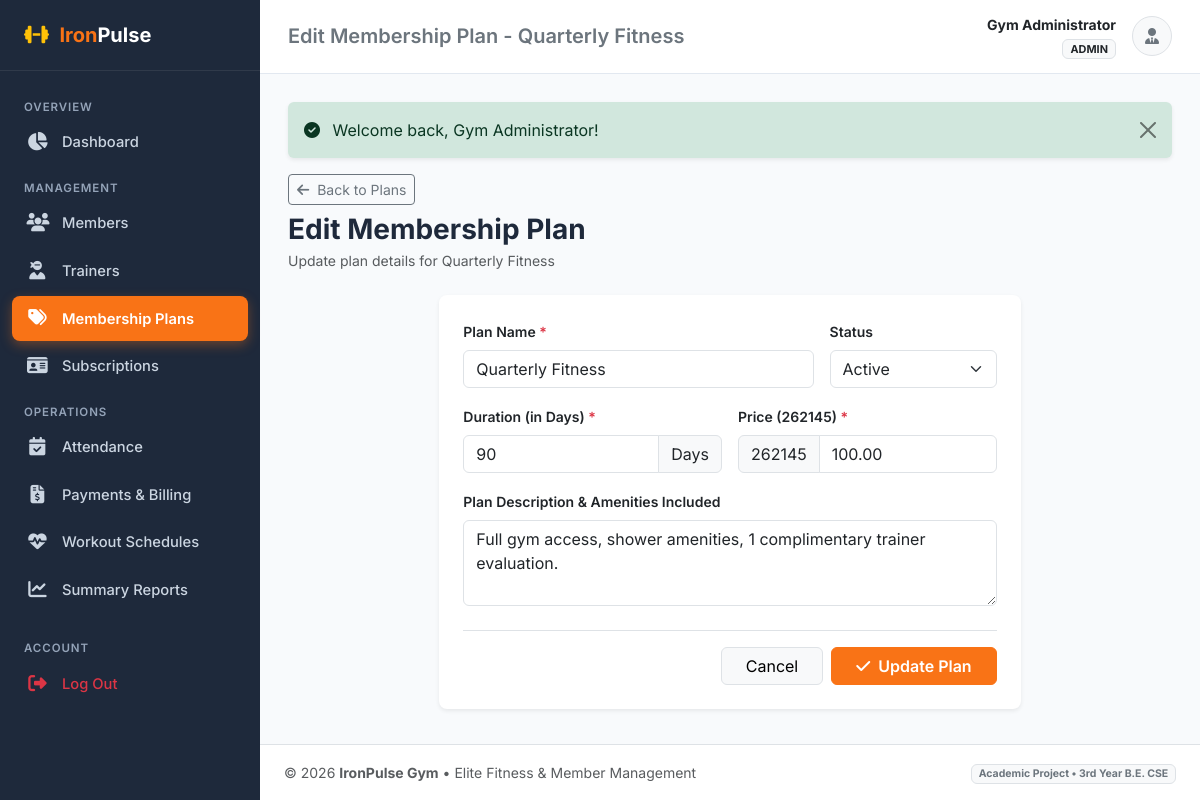
The page /admin/plan_edit.php?id=2 (signed in) on the database as committed earlier.
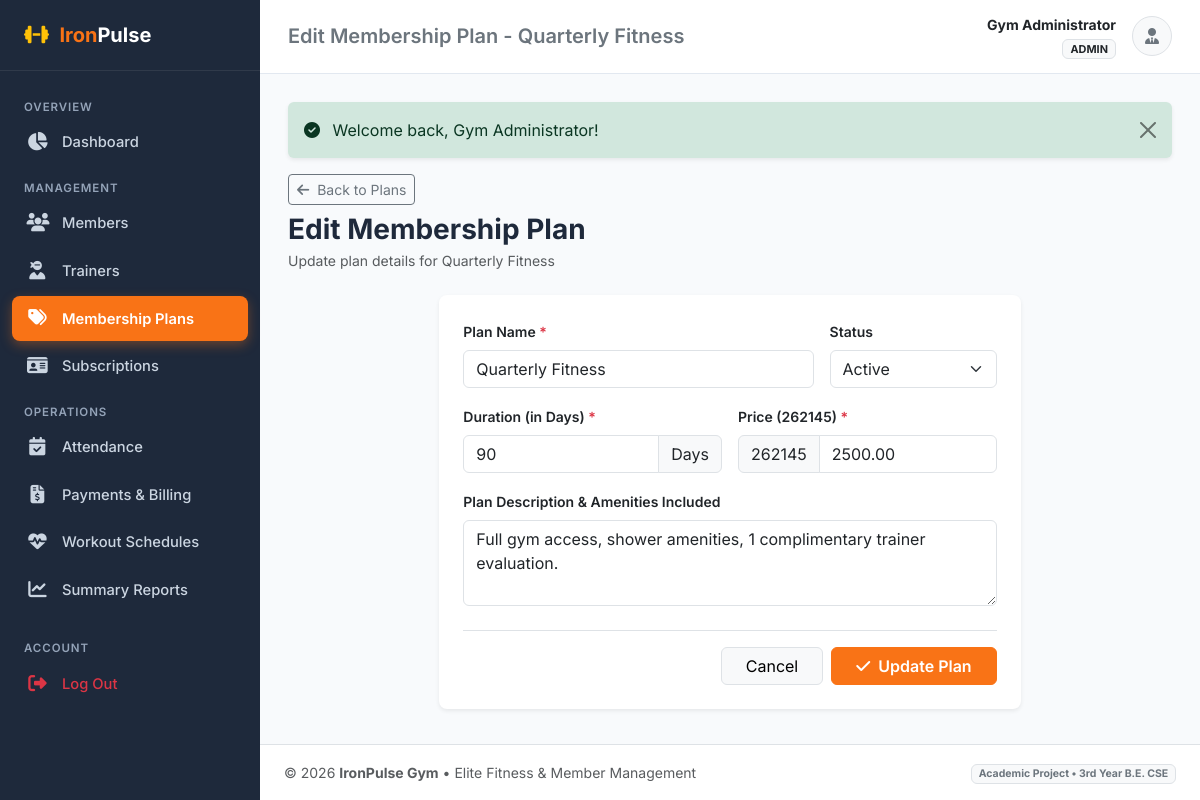
The same page on the database as committed later.
### tables this page shows
CREATE TABLE `membership_plans` (
    `id` INT AUTO_INCREMENT PRIMARY KEY,
    `plan_name` VARCHAR(100) NOT NULL,
    `duration_days` INT NOT NULL COMMENT 'Duration in number of days',
    `price` DECIMAL(10,2) NOT NULL,
    `description` TEXT DEFAULT NULL,
    `status` ENUM('active', 'inactive') NOT NULL DEFAULT 'active',
    `created_at` TIMESTAMP DEFAULT CURRENT_TIMESTAMP
);

### admin/plan_edit.php (the view, shortened to what this page needs)
<?php
$pdo = get_db_connection();
$planId = (int)($_GET['id'] ?? 0);
$stmt = $pdo->prepare("SELECT * FROM membership_plans WHERE id = ?");
$stmt->execute([$planId]);
$plan = $stmt->fetch();
include __DIR__ . '/../includes/header.php';
?>
<div class="mb-4">
    <a href="<?= BASE_URL ?>/admin/plans.php" class="btn btn-outline-secondary btn-sm mb-2">
        <i class="fa-solid fa-arrow-left me-1"></i> Back to Plans
    </a>
    <h3 class="fw-bold mb-1">Edit Membership Plan</h3>
    <p class="text-muted small">Update plan details for <?= htmlspecialchars($plan['plan_name']) ?></p>
</div>
<div class="row justify-content-center">
    <div class="col-lg-8">
        <div class="card border-0 shadow-sm rounded-3">
            <div class="card-body p-4">
                <form method="POST" action="plan_edit.php?id=<?= $planId ?>">
                    <div class="row g-3 mb-4">
                        <div class="col-md-8">
                            <label class="form-label fw-semibold small">Plan Name <span class="text-danger">*</span></label>
                            <input type="text" name="plan_name" class="form-control" required value="<?= htmlspecialchars($_POST['plan_name'] ?? $plan['plan_name']) ?>">
                        </div>
                        <div class="col-md-4">
                            <label class="form-label fw-semibold small">Status</label>
                            <select name="status" class="form-select">
                                <?php $st = $_POST['status'] ?? $plan['status']; ?>
                                <option value="active" <?= $st === 'active' ? 'selected' : '' ?>>Active</option>
                            </select>
                        </div>
                        <div class="col-md-6">
                            <label class="form-label fw-semibold small">Duration (in Days) <span class="text-danger">*</span></label>
                            <div class="input-group">
                                <input type="number" name="duration_days" class="form-control" required min="1" value="<?= htmlspecialchars($_POST['duration_days'] ?? $plan['duration_days']) ?>">
                                <span class="input-group-text bg-light">Days</span>
                            </div>
                        </div>
                        <div class="col-md-6">
                            <label class="form-label fw-semibold small">Price (<?= CURRENCY_SYMBOL ?>) <span class="text-danger">*</span></label>
                            <div class="input-group">
                                <span class="input-group-text bg-light"><?= CURRENCY_SYMBOL ?></span>
                                <input type="number" step="0.01" name="price" class="form-control" required min="0" value="<?= htmlspecialchars($_POST['price'] ?? $plan['price']) ?>">
                            </div>
                        </div>
                        <div class="col-12">
                            <label class="form-label fw-semibold small">Plan Description & Amenities Included</label>
                            <textarea name="description" rows="3" class="form-control"><?= htmlspecialchars($_POST['description'] ?? $plan['description']) ?></textarea>
                        </div>
                    </div>
                    <div class="d-flex justify-content-end gap-2 pt-3 border-top">
                        <a href="<?= BASE_URL ?>/admin/plans.php" class="btn btn-light border px-4">Cancel</a>
                        <button type="submit" class="btn btn-primary px-4 fw-semibold">
                            <i class="fa-solid fa-check me-1"></i> Update Plan
                        </button>
                    </div>
                </form>
            </div>
        </div>
    </div>
</div>
<?php include __DIR__ . '/../includes/footer.php'; ?>

Rows that differ between the two databases and show on the page:
changed membership_plans "Quarterly Fitness": price "100.00" → "2500.00"
